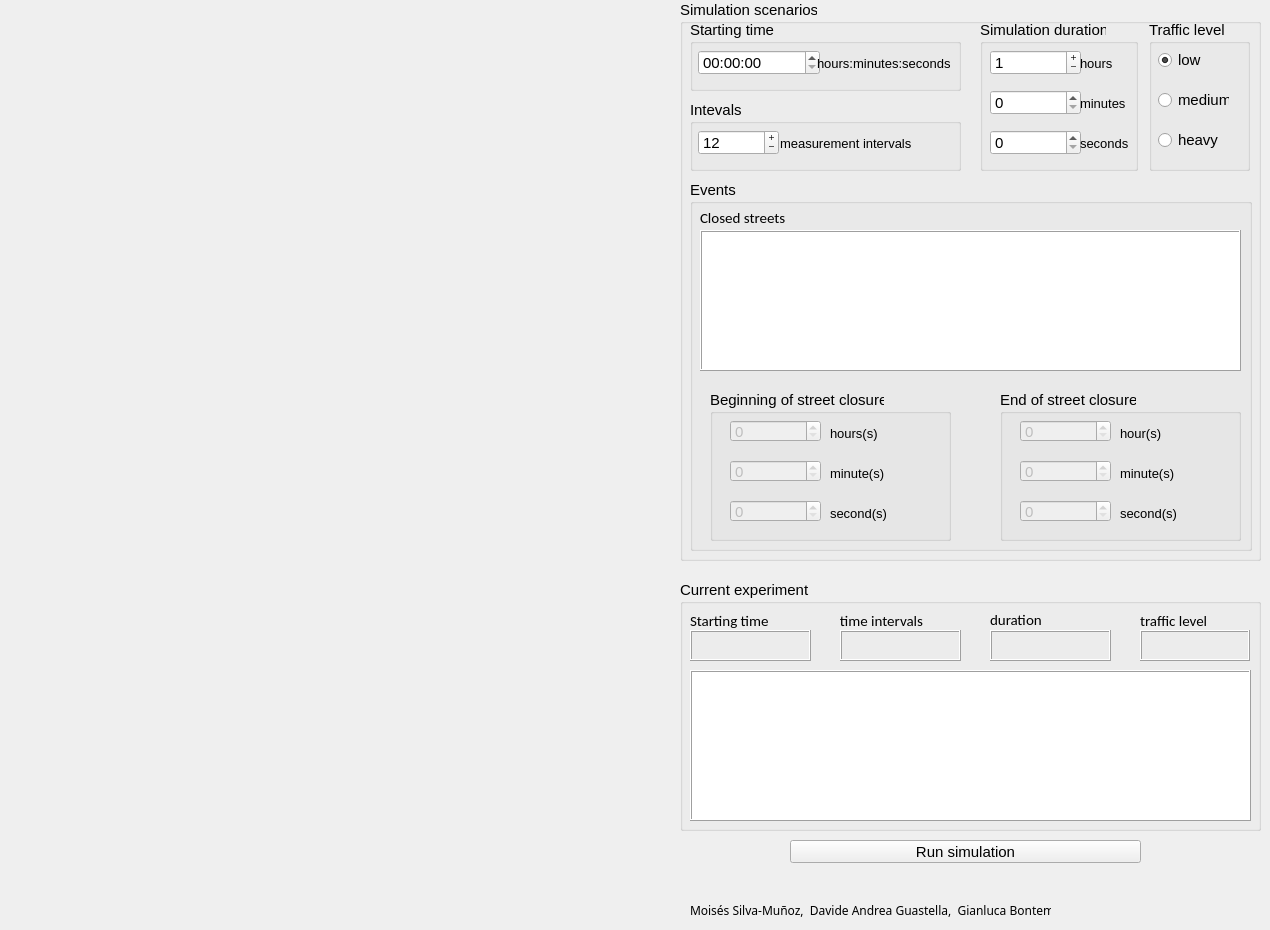
         <widget class="QWidget" name="traffic_simulation">
          <attribute name="title">
           <string>Traffic simulation</string>
          </attribute>
          <widget class="QPushButton" name="run_simulation_button">
           <property name="geometry">
            <rect>
             <x>790</x>
             <y>840</y>
             <width>351</width>
             <height>23</height>
            </rect>
           </property>
           <property name="font">
            <font>
             <pointsize>11</pointsize>
            </font>
           </property>
           <property name="text">
            <string>Run simulation</string>
           </property>
          </widget>
          <widget class="QWidget" name="layoutWidget_2">
           <property name="geometry">
            <rect>
             <x>0</x>
             <y>0</y>
             <width>681</width>
             <height>921</height>
            </rect>
           </property>
           <layout class="QVBoxLayout" name="mapLayout_simulation">
            <property name="spacing">
             <number>6</number>
            </property>
            <property name="sizeConstraint">
             <enum>QLayout::SetMaximumSize</enum>
            </property>
           </layout>
          </widget>
          <widget class="QGroupBox" name="groupBox_8">
           <property name="geometry">
            <rect>
             <x>680</x>
             <y>0</y>
             <width>581</width>
             <height>561</height>
            </rect>
           </property>
           <property name="font">
            <font>
             <pointsize>11</pointsize>
            </font>
           </property>
           <property name="layoutDirection">
            <enum>Qt::LeftToRight</enum>
           </property>
           <property name="title">
            <string>Simulation scenarios</string>
           </property>
           <widget class="QGroupBox" name="groupBox_4">
            <property name="geometry">
             <rect>
              <x>469</x>
              <y>20</y>
              <width>101</width>
              <height>151</height>
             </rect>
            </property>
            <property name="font">
             <font>
              <pointsize>11</pointsize>
             </font>
            </property>
            <property name="layoutDirection">
             <enum>Qt::LeftToRight</enum>
            </property>
            <property name="title">
             <string>Traffic level</string>
            </property>
            <widget class="QRadioButton" name="radioButton_low_traffic">
             <property name="geometry">
              <rect>
               <x>9</x>
               <y>30</y>
               <width>61</width>
               <height>20</height>
              </rect>
             </property>
             <property name="font">
              <font>
               <pointsize>11</pointsize>
              </font>
             </property>
             <property name="layoutDirection">
              <enum>Qt::LeftToRight</enum>
             </property>
             <property name="text">
              <string>low</string>
             </property>
             <property name="iconSize">
              <size>
               <width>20</width>
               <height>20</height>
              </size>
             </property>
             <property name="checked">
              <bool>true</bool>
             </property>
            </widget>
            <widget class="QRadioButton" name="radioButton_medium_traffic">
             <property name="geometry">
              <rect>
               <x>9</x>
               <y>70</y>
               <width>71</width>
               <height>20</height>
              </rect>
             </property>
             <property name="font">
              <font>
               <pointsize>11</pointsize>
              </font>
             </property>
             <property name="layoutDirection">
              <enum>Qt::LeftToRight</enum>
             </property>
             <property name="text">
              <string>medium</string>
             </property>
             <property name="iconSize">
              <size>
               <width>20</width>
               <height>20</height>
              </size>
             </property>
             <property name="checked">
              <bool>false</bool>
             </property>
            </widget>
            <widget class="QRadioButton" name="radioButton_heavy_traffic">
             <property name="geometry">
              <rect>
               <x>9</x>
               <y>110</y>
               <width>71</width>
               <height>20</height>
              </rect>
             </property>
             <property name="font">
              <font>
               <pointsize>11</pointsize>
              </font>
             </property>
             <property name="layoutDirection">
              <enum>Qt::LeftToRight</enum>
             </property>
             <property name="text">
              <string>heavy</string>
             </property>
             <property name="iconSize">
              <size>
               <width>20</width>
               <height>20</height>
              </size>
             </property>
            </widget>
           </widget>
           <widget class="QGroupBox" name="groupBox_14">
            <property name="geometry">
             <rect>
              <x>10</x>
              <y>180</y>
              <width>562</width>
              <height>371</height>
             </rect>
            </property>
            <property name="font">
             <font>
              <pointsize>11</pointsize>
             </font>
            </property>
            <property name="title">
             <string>Events</string>
            </property>
            <widget class="QLabel" name="label_10">
             <property name="geometry">
              <rect>
               <x>10</x>
               <y>30</y>
               <width>101</width>
               <height>16</height>
              </rect>
             </property>
             <property name="font">
              <font>
               <family>Calibri</family>
               <pointsize>11</pointsize>
              </font>
             </property>
             <property name="text">
              <string>Closed streets</string>
             </property>
            </widget>
            <widget class="QListView" name="listView_simulation">
             <property name="geometry">
              <rect>
               <x>10</x>
               <y>50</y>
               <width>541</width>
               <height>141</height>
              </rect>
             </property>
             <property name="font">
              <font>
               <pointsize>11</pointsize>
              </font>
             </property>
             <property name="frameShape">
              <enum>QFrame::Box</enum>
             </property>
             <property name="frameShadow">
              <enum>QFrame::Raised</enum>
             </property>
            </widget>
            <widget class="QGroupBox" name="groupBox_beginning">
             <property name="enabled">
              <bool>true</bool>
             </property>
             <property name="geometry">
              <rect>
               <x>20</x>
               <y>210</y>
               <width>241</width>
               <height>151</height>
              </rect>
             </property>
             <property name="font">
              <font>
               <pointsize>11</pointsize>
              </font>
             </property>
             <property name="title">
              <string>Beginning of street closure</string>
             </property>
             <widget class="QSpinBox" name="spinBox_beginning_hours">
              <property name="enabled">
               <bool>false</bool>
              </property>
              <property name="geometry">
               <rect>
                <x>20</x>
                <y>30</y>
                <width>91</width>
                <height>22</height>
               </rect>
              </property>
              <property name="font">
               <font>
                <pointsize>11</pointsize>
               </font>
              </property>
             </widget>
             <widget class="QSpinBox" name="spinBox_beginning_minutes">
              <property name="enabled">
               <bool>false</bool>
              </property>
              <property name="geometry">
               <rect>
                <x>20</x>
                <y>70</y>
                <width>91</width>
                <height>22</height>
               </rect>
              </property>
              <property name="font">
               <font>
                <pointsize>11</pointsize>
               </font>
              </property>
             </widget>
             <widget class="QSpinBox" name="spinBox_beginning_seconds">
              <property name="enabled">
               <bool>false</bool>
              </property>
              <property name="geometry">
               <rect>
                <x>20</x>
                <y>110</y>
                <width>91</width>
                <height>22</height>
               </rect>
              </property>
              <property name="font">
               <font>
                <pointsize>11</pointsize>
               </font>
              </property>
             </widget>
             <widget class="QLabel" name="label_11">
              <property name="enabled">
               <bool>true</bool>
              </property>
              <property name="geometry">
               <rect>
                <x>120</x>
                <y>35</y>
                <width>61</width>
                <height>16</height>
               </rect>
              </property>
              <property name="font">
               <font>
                <pointsize>10</pointsize>
               </font>
              </property>
              <property name="text">
               <string>hours(s)</string>
              </property>
             </widget>
             <widget class="QLabel" name="label_12">
              <property name="enabled">
               <bool>true</bool>
              </property>
              <property name="geometry">
               <rect>
                <x>120</x>
                <y>75</y>
                <width>61</width>
                <height>16</height>
               </rect>
              </property>
              <property name="font">
               <font>
                <pointsize>10</pointsize>
               </font>
              </property>
              <property name="text">
               <string>minute(s)</string>
              </property>
             </widget>
             <widget class="QLabel" name="label_13">
              <property name="geometry">
               <rect>
                <x>120</x>
                <y>115</y>
                <width>61</width>
                <height>16</height>
               </rect>
              </property>
              <property name="font">
               <font>
                <pointsize>10</pointsize>
               </font>
              </property>
              <property name="text">
               <string>second(s)</string>
              </property>
             </widget>
            </widget>
            <widget class="QGroupBox" name="groupBox_end">
             <property name="enabled">
              <bool>true</bool>
             </property>
             <property name="geometry">
              <rect>
               <x>310</x>
               <y>210</y>
               <width>241</width>
               <height>151</height>
              </rect>
             </property>
             <property name="font">
              <font>
               <pointsize>11</pointsize>
              </font>
             </property>
             <property name="title">
              <string>End of street closure</string>
             </property>
             <widget class="QSpinBox" name="spinBox_end_hours">
              <property name="enabled">
               <bool>false</bool>
              </property>
              <property name="geometry">
               <rect>
                <x>20</x>
                <y>30</y>
                <width>91</width>
                <height>22</height>
               </rect>
              </property>
              <property name="font">
               <font>
                <pointsize>11</pointsize>
               </font>
              </property>
             </widget>
             <widget class="QSpinBox" name="spinBox_end_minutes">
              <property name="enabled">
               <bool>false</bool>
              </property>
              <property name="geometry">
               <rect>
                <x>20</x>
                <y>70</y>
                <width>91</width>
                <height>22</height>
               </rect>
              </property>
              <property name="font">
               <font>
                <pointsize>11</pointsize>
               </font>
              </property>
             </widget>
             <widget class="QSpinBox" name="spinBox_end_seconds">
              <property name="enabled">
               <bool>false</bool>
              </property>
              <property name="geometry">
               <rect>
                <x>20</x>
                <y>110</y>
                <width>91</width>
                <height>22</height>
               </rect>
              </property>
              <property name="font">
               <font>
                <pointsize>11</pointsize>
               </font>
              </property>
             </widget>
             <widget class="QLabel" name="label_14">
              <property name="geometry">
               <rect>
                <x>120</x>
                <y>35</y>
                <width>61</width>
                <height>16</height>
               </rect>
              </property>
              <property name="font">
               <font>
                <pointsize>10</pointsize>
               </font>
              </property>
              <property name="text">
               <string>hour(s)</string>
              </property>
             </widget>
             <widget class="QLabel" name="label_15">
              <property name="geometry">
               <rect>
                <x>120</x>
                <y>75</y>
                <width>61</width>
                <height>16</height>
               </rect>
              </property>
              <property name="font">
               <font>
                <pointsize>10</pointsize>
               </font>
              </property>
              <property name="text">
               <string>minute(s)</string>
              </property>
             </widget>
             <widget class="QLabel" name="label_16">
              <property name="geometry">
               <rect>
                <x>120</x>
                <y>115</y>
                <width>61</width>
                <height>16</height>
               </rect>
              </property>
              <property name="font">
               <font>
                <pointsize>10</pointsize>
               </font>
              </property>
              <property name="text">
               <string>second(s)</string>
              </property>
             </widget>
            </widget>
           </widget>
           <widget class="QGroupBox" name="groupBox_7">
            <property name="geometry">
             <rect>
              <x>300</x>
              <y>20</y>
              <width>158</width>
              <height>151</height>
             </rect>
            </property>
            <property name="font">
             <font>
              <pointsize>11</pointsize>
             </font>
            </property>
            <property name="layoutDirection">
             <enum>Qt::LeftToRight</enum>
            </property>
            <property name="title">
             <string>Simulation duration</string>
            </property>
            <widget class="QSpinBox" name="spinBox_simulation_hours">
             <property name="geometry">
              <rect>
               <x>10</x>
               <y>30</y>
               <width>91</width>
               <height>25</height>
              </rect>
             </property>
             <property name="minimumSize">
              <size>
               <width>0</width>
               <height>0</height>
              </size>
             </property>
             <property name="font">
              <font>
               <family>MS Shell Dlg 2</family>
               <pointsize>11</pointsize>
              </font>
             </property>
             <property name="layoutDirection">
              <enum>Qt::LeftToRight</enum>
             </property>
             <property name="buttonSymbols">
              <enum>QAbstractSpinBox::PlusMinus</enum>
             </property>
             <property name="maximum">
              <number>168</number>
             </property>
             <property name="value">
              <number>1</number>
             </property>
            </widget>
            <widget class="QSpinBox" name="spinBox_simulation_minutes">
             <property name="geometry">
              <rect>
               <x>10</x>
               <y>70</y>
               <width>91</width>
               <height>25</height>
              </rect>
             </property>
             <property name="minimumSize">
              <size>
               <width>0</width>
               <height>0</height>
              </size>
             </property>
             <property name="font">
              <font>
               <pointsize>11</pointsize>
              </font>
             </property>
             <property name="layoutDirection">
              <enum>Qt::LeftToRight</enum>
             </property>
             <property name="maximum">
              <number>59</number>
             </property>
             <property name="value">
              <number>0</number>
             </property>
            </widget>
            <widget class="QLabel" name="label_simulation_hours">
             <property name="geometry">
              <rect>
               <x>100</x>
               <y>35</y>
               <width>41</width>
               <height>16</height>
              </rect>
             </property>
             <property name="font">
              <font>
               <pointsize>10</pointsize>
              </font>
             </property>
             <property name="text">
              <string>hours</string>
             </property>
            </widget>
            <widget class="QLabel" name="label_simulation_minutes">
             <property name="geometry">
              <rect>
               <x>100</x>
               <y>75</y>
               <width>48</width>
               <height>16</height>
              </rect>
             </property>
             <property name="font">
              <font>
               <pointsize>10</pointsize>
              </font>
             </property>
             <property name="text">
              <string>minutes</string>
             </property>
            </widget>
            <widget class="QSpinBox" name="spinBox_simulation_seconds">
             <property name="geometry">
              <rect>
               <x>10</x>
               <y>110</y>
               <width>91</width>
               <height>25</height>
              </rect>
             </property>
             <property name="minimumSize">
              <size>
               <width>0</width>
               <height>0</height>
              </size>
             </property>
             <property name="font">
              <font>
               <pointsize>11</pointsize>
              </font>
             </property>
             <property name="layoutDirection">
              <enum>Qt::LeftToRight</enum>
             </property>
             <property name="maximum">
              <number>59</number>
             </property>
             <property name="value">
              <number>0</number>
             </property>
            </widget>
            <widget class="QLabel" name="label_simulation_seconds">
             <property name="geometry">
              <rect>
               <x>100</x>
               <y>115</y>
               <width>48</width>
               <height>16</height>
              </rect>
             </property>
             <property name="font">
              <font>
               <pointsize>10</pointsize>
              </font>
             </property>
             <property name="text">
              <string>seconds</string>
             </property>
            </widget>
            <widget class="QLabel" name="label_simulation_hours_2">
             <property name="geometry">
              <rect>
               <x>-30</x>
               <y>350</y>
               <width>81</width>
               <height>20</height>
              </rect>
             </property>
             <property name="font">
              <font>
               <pointsize>10</pointsize>
              </font>
             </property>
             <property name="text">
              <string>hour(s)</string>
             </property>
            </widget>
           </widget>
           <widget class="QGroupBox" name="groupBox_9">
            <property name="geometry">
             <rect>
              <x>10</x>
              <y>100</y>
              <width>271</width>
              <height>71</height>
             </rect>
            </property>
            <property name="font">
             <font>
              <pointsize>11</pointsize>
             </font>
            </property>
            <property name="layoutDirection">
             <enum>Qt::LeftToRight</enum>
            </property>
            <property name="title">
             <string>Intevals</string>
            </property>
            <widget class="QSpinBox" name="spinBox_simulation_interval">
             <property name="geometry">
              <rect>
               <x>8</x>
               <y>30</y>
               <width>81</width>
               <height>25</height>
              </rect>
             </property>
             <property name="minimumSize">
              <size>
               <width>70</width>
               <height>25</height>
              </size>
             </property>
             <property name="font">
              <font>
               <pointsize>11</pointsize>
              </font>
             </property>
             <property name="layoutDirection">
              <enum>Qt::LeftToRight</enum>
             </property>
             <property name="buttonSymbols">
              <enum>QAbstractSpinBox::PlusMinus</enum>
             </property>
             <property name="minimum">
              <number>1</number>
             </property>
             <property name="maximum">
              <number>99</number>
             </property>
             <property name="value">
              <number>12</number>
             </property>
            </widget>
            <widget class="QLabel" name="label_17">
             <property name="geometry">
              <rect>
               <x>90</x>
               <y>35</y>
               <width>141</width>
               <height>16</height>
              </rect>
             </property>
             <property name="font">
              <font>
               <pointsize>10</pointsize>
              </font>
             </property>
             <property name="text">
              <string>measurement intervals</string>
             </property>
            </widget>
           </widget>
           <widget class="QGroupBox" name="groupBox_16">
            <property name="geometry">
             <rect>
              <x>10</x>
              <y>20</y>
              <width>271</width>
              <height>71</height>
             </rect>
            </property>
            <property name="font">
             <font>
              <pointsize>11</pointsize>
             </font>
            </property>
            <property name="title">
             <string>Starting time</string>
            </property>
            <widget class="QTimeEdit" name="timeEdit_starting">
             <property name="geometry">
              <rect>
               <x>8</x>
               <y>30</y>
               <width>122</width>
               <height>25</height>
              </rect>
             </property>
             <property name="font">
              <font>
               <pointsize>11</pointsize>
              </font>
             </property>
             <property name="currentSection">
              <enum>QDateTimeEdit::HourSection</enum>
             </property>
             <property name="displayFormat">
              <string>HH:mm:ss </string>
             </property>
             <property name="calendarPopup">
              <bool>true</bool>
             </property>
             <property name="time">
              <time>
               <hour>0</hour>
               <minute>0</minute>
               <second>0</second>
              </time>
             </property>
            </widget>
            <widget class="QLabel" name="label_3">
             <property name="geometry">
              <rect>
               <x>127</x>
               <y>35</y>
               <width>141</width>
               <height>16</height>
              </rect>
             </property>
             <property name="font">
              <font>
               <pointsize>10</pointsize>
              </font>
             </property>
             <property name="text">
              <string>hours:minutes:seconds</string>
             </property>
            </widget>
           </widget>
          </widget>
          <widget class="QGroupBox" name="groupBox_13">
           <property name="geometry">
            <rect>
             <x>680</x>
             <y>580</y>
             <width>581</width>
             <height>251</height>
            </rect>
           </property>
           <property name="font">
            <font>
             <pointsize>11</pointsize>
            </font>
           </property>
           <property name="layoutDirection">
            <enum>Qt::LeftToRight</enum>
           </property>
           <property name="title">
            <string>Current experiment</string>
           </property>
           <widget class="QLabel" name="label_7">
            <property name="geometry">
             <rect>
              <x>460</x>
              <y>30</y>
              <width>81</width>
              <height>21</height>
             </rect>
            </property>
            <property name="font">
             <font>
              <family>Calibri</family>
              <pointsize>11</pointsize>
             </font>
            </property>
            <property name="text">
             <string>traffic level</string>
            </property>
           </widget>
           <widget class="QLabel" name="label_simulation_traffic">
            <property name="geometry">
             <rect>
              <x>460</x>
              <y>50</y>
              <width>110</width>
              <height>31</height>
             </rect>
            </property>
            <property name="font">
             <font>
              <pointsize>11</pointsize>
             </font>
            </property>
            <property name="frameShape">
             <enum>QFrame::Box</enum>
            </property>
            <property name="frameShadow">
             <enum>QFrame::Raised</enum>
            </property>
            <property name="text">
             <string/>
            </property>
           </widget>
           <widget class="QLabel" name="label_8">
            <property name="geometry">
             <rect>
              <x>160</x>
              <y>30</y>
              <width>101</width>
              <height>21</height>
             </rect>
            </property>
            <property name="font">
             <font>
              <family>Calibri</family>
              <pointsize>11</pointsize>
             </font>
            </property>
            <property name="text">
             <string>time intervals</string>
            </property>
           </widget>
           <widget class="QLabel" name="label_simulation_intervals">
            <property name="geometry">
             <rect>
              <x>160</x>
              <y>50</y>
              <width>121</width>
              <height>31</height>
             </rect>
            </property>
            <property name="font">
             <font>
              <pointsize>11</pointsize>
             </font>
            </property>
            <property name="frameShape">
             <enum>QFrame::Box</enum>
            </property>
            <property name="frameShadow">
             <enum>QFrame::Raised</enum>
            </property>
            <property name="text">
             <string/>
            </property>
           </widget>
           <widget class="QLabel" name="label_simulation_duration">
            <property name="geometry">
             <rect>
              <x>310</x>
              <y>50</y>
              <width>121</width>
              <height>31</height>
             </rect>
            </property>
            <property name="font">
             <font>
              <pointsize>11</pointsize>
             </font>
            </property>
            <property name="frameShape">
             <enum>QFrame::Box</enum>
            </property>
            <property name="frameShadow">
             <enum>QFrame::Raised</enum>
            </property>
            <property name="text">
             <string/>
            </property>
           </widget>
           <widget class="QLabel" name="label_9">
            <property name="geometry">
             <rect>
              <x>310</x>
              <y>30</y>
              <width>61</width>
              <height>20</height>
             </rect>
            </property>
            <property name="font">
             <font>
              <family>Calibri</family>
              <pointsize>11</pointsize>
             </font>
            </property>
            <property name="text">
             <string>duration</string>
            </property>
           </widget>
           <widget class="QListView" name="listView_current_simulation">
            <property name="geometry">
             <rect>
              <x>10</x>
              <y>90</y>
              <width>561</width>
              <height>151</height>
             </rect>
            </property>
            <property name="font">
             <font>
              <pointsize>11</pointsize>
             </font>
            </property>
            <property name="frameShape">
             <enum>QFrame::Box</enum>
            </property>
            <property name="frameShadow">
             <enum>QFrame::Raised</enum>
            </property>
            <property name="editTriggers">
             <set>QAbstractItemView::NoEditTriggers</set>
            </property>
           </widget>
           <widget class="QLabel" name="label_simulation_starting">
            <property name="geometry">
             <rect>
              <x>10</x>
              <y>50</y>
              <width>121</width>
              <height>31</height>
             </rect>
            </property>
            <property name="frameShape">
             <enum>QFrame::Box</enum>
            </property>
            <property name="frameShadow">
             <enum>QFrame::Raised</enum>
            </property>
            <property name="text">
             <string/>
            </property>
           </widget>
           <widget class="QLabel" name="label_19">
            <property name="geometry">
             <rect>
              <x>10</x>
              <y>30</y>
              <width>101</width>
              <height>21</height>
             </rect>
            </property>
            <property name="font">
             <font>
              <family>Calibri</family>
              <pointsize>11</pointsize>
             </font>
            </property>
            <property name="text">
             <string>Starting time</string>
            </property>
           </widget>
          </widget>
          <widget class="QLabel" name="label_ulb_3">
           <property name="geometry">
            <rect>
             <x>1203</x>
             <y>867</y>
             <width>51</width>
             <height>51</height>
            </rect>
           </property>
           <property name="text">
            <string/>
           </property>
           <property name="scaledContents">
            <bool>true</bool>
           </property>
          </widget>
          <widget class="QLabel" name="label_mlg_3">
           <property name="geometry">
            <rect>
             <x>1080</x>
             <y>885</y>
             <width>111</width>
             <height>31</height>
            </rect>
           </property>
           <property name="text">
            <string/>
           </property>
           <property name="scaledContents">
            <bool>true</bool>
           </property>
          </widget>
          <widget class="QLabel" name="label_20">
           <property name="geometry">
            <rect>
             <x>690</x>
             <y>900</y>
             <width>361</width>
             <height>20</height>
            </rect>
           </property>
           <property name="font">
            <font>
             <family>Microsoft Tai Le</family>
             <pointsize>9</pointsize>
            </font>
           </property>
           <property name="text">
            <string>Moisés Silva-Muñoz,  Davide Andrea Guastella,  Gianluca Bontempi</string>
           </property>
          </widget>
         </widget>
